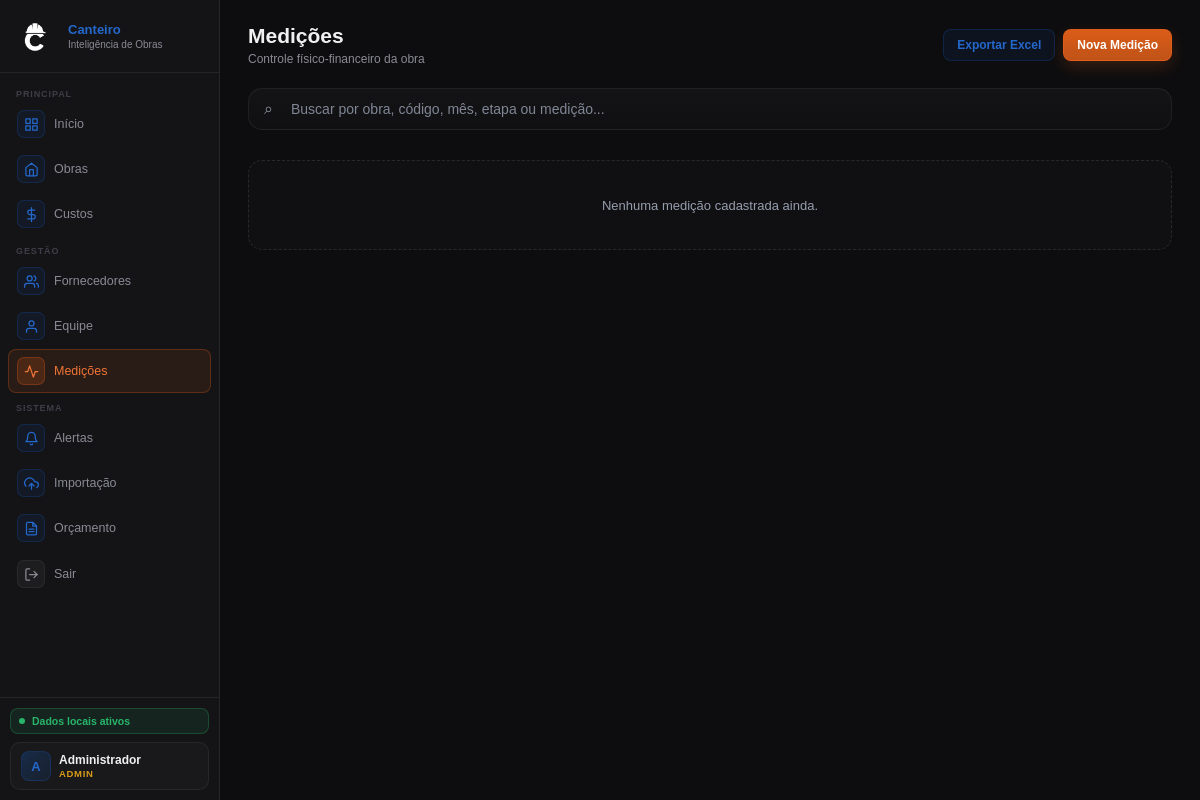
The app's page /medicoes (signed in), older data.
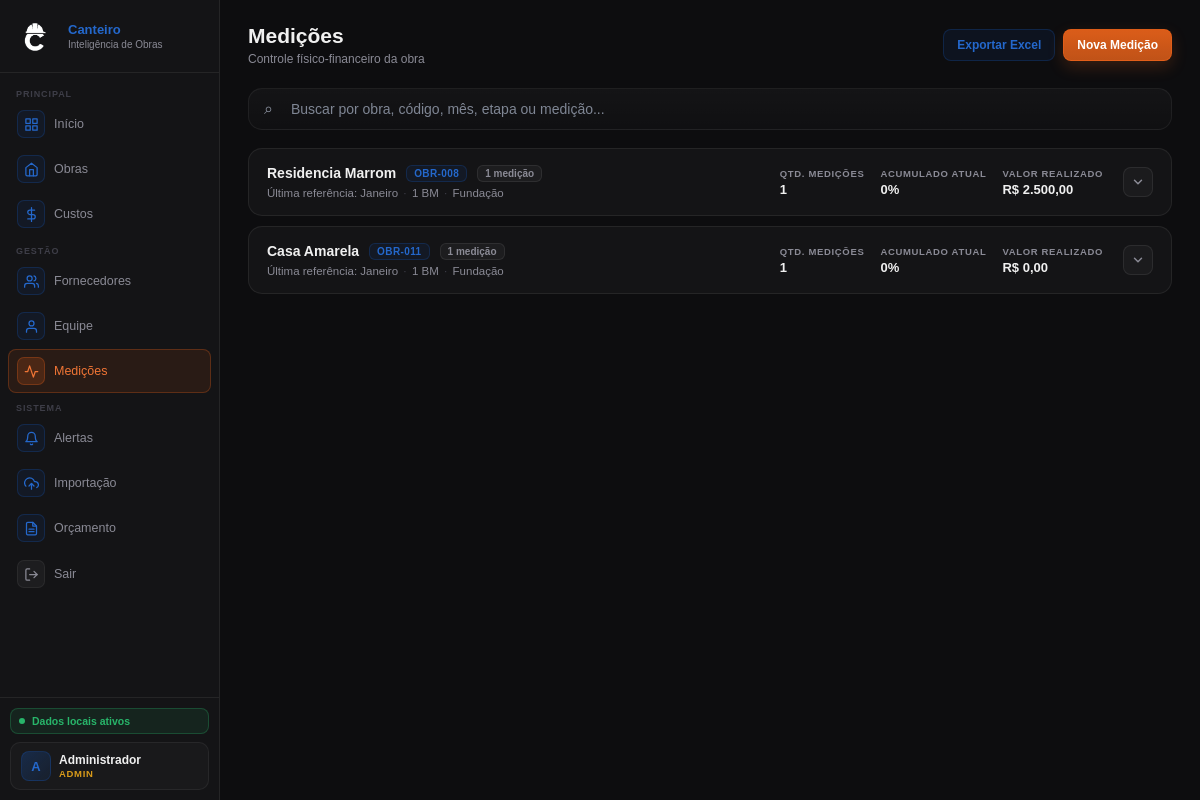
The same page, newer data.
### tables this page shows
CREATE TABLE obras (
    id INTEGER PRIMARY KEY AUTOINCREMENT,
    codigo TEXT NOT NULL UNIQUE,
    nome TEXT NOT NULL,
    endereco TEXT,
    tipologia TEXT,
    area_m2 REAL,
    data_inicio TEXT,
    data_fim_prevista TEXT,
    orcamento REAL DEFAULT 0,
    receita_total REAL DEFAULT 0,
    progresso_percentual REAL DEFAULT 0,
    status TEXT NOT NULL DEFAULT 'planejamento',
    criado_em TIMESTAMP DEFAULT CURRENT_TIMESTAMP
, tipo_obra TEXT NOT NULL DEFAULT 'contrato', token_publico TEXT, fase_obra TEXT, observacao_responsavel TEXT, foto_capa TEXT);

CREATE TABLE medicoes (
    id INTEGER PRIMARY KEY AUTOINCREMENT,
    obra_id INTEGER NOT NULL,
    mes TEXT,
    medicao_nome TEXT,
    etapa TEXT,
    percentual REAL DEFAULT 0,
    percentual_acumulado REAL DEFAULT 0,
    valor_realizado REAL DEFAULT 0,
    data_medicao TEXT,
    observacao TEXT,
    FOREIGN KEY (obra_id) REFERENCES obras(id)
);

### routes/medicoes_routes.py (the view)
@medicoes_bp.route("/medicoes")
def medicoes():
    if not usuario_logado() or not eh_leitura():
        return redirect(url_for("auth_bp.login"))
    lista_medicoes = query_all("""
        SELECT m.*, o.codigo AS codigo_obra, o.nome AS nome_obra
        FROM medicoes m
        JOIN obras o ON m.obra_id = o.id
        ORDER BY m.id DESC
    """)
    obras = query_all("SELECT * FROM obras ORDER BY nome ASC")
    return render_template("medicoes.html", medicoes=lista_medicoes, obras=obras)

### app.py (called while the page is built)
@app.context_processor
def inject_helpers():
    return dict(
        formatar_moeda=formatar_moeda,
        calcular_media_fornecedor=calcular_media_fornecedor,
        formatar_tipo_obra=formatar_tipo_obra,
        eh_admin=eh_admin,
        eh_gestor=eh_gestor,
        eh_leitura=eh_leitura,
        usuario_perfil=usuario_perfil,
    )

### auth.py (called while the page is built)
def usuario_logado():
    return "usuario_id" in session

def usuario_perfil():
    return session.get("usuario_perfil", "")

def eh_admin():
    return usuario_perfil() == "admin"

def eh_gestor():
    return usuario_perfil() in ["admin", "gestor"]

def eh_leitura():
    return usuario_perfil() in ["admin", "gestor", "leitura"]

### database.py (called while the page is built)
def get_connection():
    conn = sqlite3.connect(DB_PATH)
    conn.row_factory = sqlite3.Row
    return conn

def query_all(sql, params=()):
    conn = get_connection()
    cursor = conn.execute(sql, params)
    rows = cursor.fetchall()
    conn.close()
    return rows

### utils.py (called while the page is built)
def formatar_moeda(valor):
    if valor is None:
        valor = 0
    return f"R$ {valor:,.2f}".replace(",", "X").replace(".", ",").replace("X", ".")

### templates/medicoes.html (shortened to what this page needs)
{% extends "base.html" %}
{% block content %}
<div class="hdr">
    <div>
        <h1>Medições</h1>
        <p>Controle físico-financeiro da obra</p>
    </div>
    <div class="hdr-right" style="display:flex; gap:8px;">
        <a href="{{ url_for('medicoes_bp.medicoes_exportar') }}" class="btn btn-success">Exportar Excel</a>
        {% if eh_gestor() %}
        <button class="btn btn-primary" onclick="abrirModalMedicao()">Nova Medição</button>
        {% endif %}
    </div>
</div>
<div class="medicoes-toolbar">
    <div class="medicoes-search-wrap">
        <span class="medicoes-search-icon">⌕</span>
        <input type="text" id="medicaoSearch" class="medicoes-search-input"
            placeholder="Buscar por obra, código, mês, etapa ou medição..." oninput="filtrarMedicoesCards()">
    </div>
</div>
<div class="medicoes-cards" id="medicoesCards">
    {% for grupo in medicoes|groupby("codigo_obra") %}
    {% set lista = grupo.list %}
    {% set primeira = lista[0] %}
    {% set total_medicoes = lista|length %}
    {% set valor_total = lista|sum(attribute='valor_realizado') %}
    {% set ultimo_percentual = primeira.percentual_acumulado or 0 %}
    <div class="medicao-obra-card"
        data-search="{{ (primeira.codigo_obra or '')|lower }} {{ (primeira.nome_obra or '')|lower }} {% for item in lista %}{{ (item.mes or '')|lower }} {{ (item.medicao_nome or '')|lower }} {{ (item.etapa or '')|lower }} {% endfor %}">
        <div class="medicao-card-main">
            <div class="medicao-card-identity">
                <div class="medicao-card-title-row">
                    <a href="{{ url_for('obras_bp.obra_detalhe', codigo=primeira.codigo_obra) }}"
                        class="medicao-card-nome">
                        {{ primeira.nome_obra }}
                    </a>
                    <span class="medicao-card-codigo">{{ primeira.codigo_obra }}</span>
                    <span class="medicao-card-count">{{ total_medicoes }} medição</span>
                </div>
                <div class="medicao-card-subtitle">
                    <span>Última referência: {{ primeira.mes or "—" }}</span>
                    <span class="medicao-card-dot">·</span>
                    <span>{{ primeira.medicao_nome or "—" }}</span>
                    {% if primeira.etapa %}
                    <span class="medicao-card-dot">·</span>
                    <span>{{ primeira.etapa }}</span>
                    {% endif %}
                </div>
            </div>
            <div class="medicao-card-kpis">
                <div class="medicao-kv">
                    <div class="medicao-kv-label">Qtd. medições</div>
                    <div class="medicao-kv-value">{{ total_medicoes }}</div>
                </div>
                <div class="medicao-kv">
                    <div class="medicao-kv-label">Acumulado atual</div>
                    <div class="medicao-kv-value">{{ ultimo_percentual }}%</div>
                </div>
                <div class="medicao-kv">
                    <div class="medicao-kv-label">Valor realizado</div>
                    <div class="medicao-kv-value">{{ formatar_moeda(valor_total) }}</div>
                </div>
            </div>
            <div class="medicao-card-actions">
                <button type="button" class="medicao-expand-btn" onclick="toggleMedicaoCard(this)" title="Ver detalhes">
                    <svg width="14" height="14" viewBox="0 0 24 24" fill="none" stroke="currentColor" stroke-width="2.5"
                        stroke-linecap="round" stroke-linejoin="round">
                        <polyline points="6 9 12 15 18 9" />
                    </svg>
                </button>
            </div>
        </div>
    </div>
    {% else %}
    <div class="medicoes-empty-state">Nenhuma medição cadastrada ainda.</div>
    {% endfor %}
</div>
{% endblock %}

Row changes from the older to the newer data that the page shows:
added medicoes: total_medicoes "1", mes "Janeiro", medicao_nome "1 BM", etapa "Fundação", ultimo_percentual "0", formatar_moeda "R$ 2.500,00"
added obras: nome_obra "Residencia Marrom", codigo_obra "OBR-008"
added medicoes: total_medicoes "1", mes "Janeiro", medicao_nome "1 BM", etapa "Fundação", ultimo_percentual "0", formatar_moeda "R$ 0,00"
added obras: nome_obra "Casa Amarela", codigo_obra "OBR-011"
Text that changed along with them:
text no longer shown: "Nenhuma medição cadastrada ainda."
